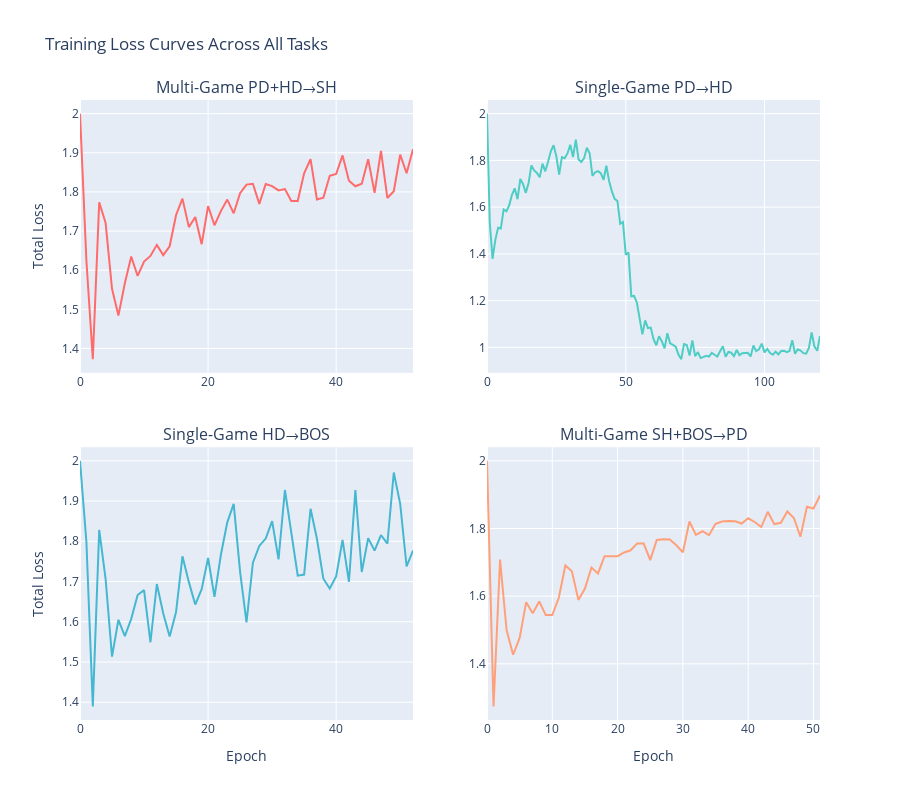

Here is the notebook cell this chart was saved with:
### Markdown cell above
## 2. Training Dynamics Analysis
### 2.1 Loss Components Over Time

### Code cell
# Identify loss columns
loss_cols = [col for col in all_training.columns if 'loss' in col.lower() and col != 'task_id']

print("Loss components found:")
for col in loss_cols:
    print(f"  - {col}")

# Plot loss curves for all tasks
if 'total_loss' in all_training.columns or 'loss' in all_training.columns:
    fig = make_subplots(
        rows=2, cols=2,
        subplot_titles=[config['name'] for config in TASK_CONFIGS.values()],
        vertical_spacing=0.12,
        horizontal_spacing=0.10
    )
    
    colors = {'task0': '#FF6B6B', 'task1': '#4ECDC4', 'task2': '#45B7D1', 'task3': '#FFA07A'}
    
    for idx, (task_id, config) in enumerate(TASK_CONFIGS.items()):
        row = idx // 2 + 1
        col = idx % 2 + 1
        
        task_data = all_training[all_training['task_id'] == task_id]
        
        # Try to find the total loss column
        loss_col = 'total_loss' if 'total_loss' in task_data.columns else 'loss' if 'loss' in task_data.columns else None
        
        if loss_col and not task_data[loss_col].isna().all():
            # Group by epoch and take mean
            if 'epoch' in task_data.columns:
                epoch_loss = task_data.groupby('epoch')[loss_col].mean().reset_index()
                x_col = 'epoch'
            else:
                epoch_loss = task_data.reset_index()
                x_col = 'index'
            
            fig.add_trace(
                go.Scatter(
                    x=epoch_loss[x_col],
                    y=epoch_loss[loss_col],
                    mode='lines',
                    name=task_id,
                    line=dict(color=colors[task_id], width=2),
                    showlegend=False
                ),
                row=row, col=col
            )
    
    fig.update_xaxes(title_text="Epoch", row=2, col=1)
    fig.update_xaxes(title_text="Epoch", row=2, col=2)
    fig.update_yaxes(title_text="Total Loss", row=1, col=1)
    fig.update_yaxes(title_text="Total Loss", row=2, col=1)
    
    fig.update_layout(
        title_text="Training Loss Curves Across All Tasks",
        height=800,
        showlegend=False
    )
    
    fig.show()
else:
    print("⚠️  No loss columns found in training data")

### Figure 1 — Plotly figure (JSON) as saved in the notebook; plotly's stock layout.template omitted (floating-point values rounded to 4 significant figures)
{"data": [{"line": {"color": "#FF6B6B", "width": 2}, "mode": "lines", "name": "task0", "showlegend": false, "type": "scatter", "x": [0, 1, 2, 3, 4, 5, 6, 7, 8, 9, 10, 11, 12, 13, 14, 15, 16, 17, 18, 19, 20, 21, 22, 23, 24, 25, 26, 27, 28, 29, 30, 31, 32, 33, 34, 35, 36, 37, 38, 39, 40, 41, 42, 43, 44, 45, 46, 47, 48, 49, 50, 51, 52], "xaxis": "x", "y": [2.0, 1.625, 1.373, 1.774, 1.72, 1.552, 1.484, 1.567, 1.635, 1.585, 1.622, 1.636, 1.665, 1.638, 1.661, 1.741, 1.783, 1.71, 1.736, 1.666, 1.764, 1.715, 1.751, 1.78, 1.745, 1.797, 1.819, 1.821, 1.769, 1.82, 1.815, 1.804, 1.807, 1.777, 1.777, 1.848, 1.884, 1.781, 1.785, 1.841, 1.846, 1.893, 1.829, 1.815, 1.821, 1.883, 1.797, 1.905, 1.784, 1.802, 1.895, 1.848, 1.909], "yaxis": "y"}, {"line": {"color": "#4ECDC4", "width": 2}, "mode": "lines", "name": "task1", "showlegend": false, "type": "scatter", "x": [0, 1, 2, 3, 4, 5, 6, 7, 8, 9, 10, 11, 12, 13, 14, 15, 16, 17, 18, 19, 20, 21, 22, 23, 24, 25, 26, 27, 28, 29, 30, 31, 32, 33, 34, 35, 36, 37, 38, 39, 40, 41, 42, 43, 44, 45, 46, 47, 48, 49, 50, 51, 52, 53, 54, 55, 56, 57, 58, 59, 60, 61, 62, 63, 64, 65, 66, 67, 68, 69, 70, 71, 72, 73, 74, 75, 76, 77, 78, 79, 80, 81, 82, 83, 84, 85, 86, 87, 88, 89, 90, 91, 92, 93, 94, 95, 96, 97, 98, 99, 100, 101, 102, 103, 104, 105, 106, 107, 108, 109, 110, 111, 112, 113, 114, 115, 116, 117, 118, 119, 120], "xaxis": "x2", "y": [2.0, 1.533, 1.378, 1.46, 1.512, 1.509, 1.59, 1.582, 1.608, 1.653, 1.681, 1.634, 1.72, 1.698, 1.661, 1.704, 1.778, 1.757, 1.746, 1.727, 1.786, 1.753, 1.794, 1.839, 1.865, 1.817, 1.739, 1.814, 1.809, 1.83, 1.867, 1.814, 1.889, 1.804, 1.793, 1.81, 1.854, 1.83, 1.734, 1.749, 1.754, 1.745, 1.716, 1.777, 1.712, 1.667, 1.636, 1.627, 1.529, 1.537, 1.396, 1.405, 1.218, 1.22, 1.192, 1.129, 1.056, 1.115, 1.083, 1.085, 1.036, 1.009, 1.048, 1.026, 0.9956, 1.06, 1.017, 1.011, 1.003, 0.9693, 0.9495, 1.014, 1.01, 0.965, 1.03, 0.9624, 0.9795, 0.9542, 0.9576, 0.9637, 0.9602, 0.9766, 0.9683, 0.9608, 0.9835, 1.005, 0.9597, 0.98, 0.9769, 0.9625, 0.9887, 0.9665, 0.9751, 0.9752, 0.9764, 0.9608, 1.008, 0.9841, 0.9918, 1.016, 0.9783, 0.9932, 0.9755, 0.9689, 0.9819, 0.9699, 0.9849, 0.9856, 0.979, 0.9839, 1.03, 0.9727, 0.9918, 0.986, 0.9751, 0.9732, 0.9979, 1.063, 1.003, 0.9857, 1.049], "yaxis": "y2"}, {"line": {"color": "#45B7D1", "width": 2}, "mode": "lines", "name": "task2", "showlegend": false, "type": "scatter", "x": [0, 1, 2, 3, 4, 5, 6, 7, 8, 9, 10, 11, 12, 13, 14, 15, 16, 17, 18, 19, 20, 21, 22, 23, 24, 25, 26, 27, 28, 29, 30, 31, 32, 33, 34, 35, 36, 37, 38, 39, 40, 41, 42, 43, 44, 45, 46, 47, 48, 49, 50, 51, 52], "xaxis": "x3", "y": [2.0, 1.798, 1.39, 1.828, 1.706, 1.513, 1.605, 1.564, 1.607, 1.666, 1.679, 1.549, 1.694, 1.62, 1.563, 1.624, 1.763, 1.698, 1.643, 1.681, 1.758, 1.662, 1.766, 1.847, 1.893, 1.724, 1.598, 1.747, 1.788, 1.807, 1.85, 1.755, 1.927, 1.819, 1.715, 1.717, 1.881, 1.806, 1.707, 1.683, 1.713, 1.804, 1.699, 1.927, 1.724, 1.808, 1.777, 1.816, 1.794, 1.971, 1.893, 1.737, 1.777], "yaxis": "y3"}, {"line": {"color": "#FFA07A", "width": 2}, "mode": "lines", "name": "task3", "showlegend": false, "type": "scatter", "x": [0, 1, 2, 3, 4, 5, 6, 7, 8, 9, 10, 11, 12, 13, 14, 15, 16, 17, 18, 19, 20, 21, 22, 23, 24, 25, 26, 27, 28, 29, 30, 31, 32, 33, 34, 35, 36, 37, 38, 39, 40, 41, 42, 43, 44, 45, 46, 47, 48, 49, 50, 51], "xaxis": "x4", "y": [2.0, 1.274, 1.708, 1.5, 1.427, 1.477, 1.582, 1.55, 1.584, 1.544, 1.544, 1.595, 1.691, 1.674, 1.589, 1.623, 1.685, 1.667, 1.718, 1.719, 1.718, 1.729, 1.736, 1.756, 1.755, 1.706, 1.766, 1.768, 1.768, 1.75, 1.729, 1.821, 1.781, 1.792, 1.78, 1.814, 1.821, 1.822, 1.821, 1.815, 1.83, 1.819, 1.804, 1.849, 1.813, 1.817, 1.85, 1.831, 1.776, 1.864, 1.859, 1.897], "yaxis": "y4"}], "layout": {"annotations": [{"font": {"size": 16}, "showarrow": false, "text": "Multi-Game PD+HD→SH", "x": 0.225, "xanchor": "center", "xref": "paper", "y": 1, "yanchor": "bottom", "yref": "paper"}, {"font": {"size": 16}, "showarrow": false, "text": "Single-Game PD→HD", "x": 0.775, "xanchor": "center", "xref": "paper", "y": 1, "yanchor": "bottom", "yref": "paper"}, {"font": {"size": 16}, "showarrow": false, "text": "Single-Game HD→BOS", "x": 0.225, "xanchor": "center", "xref": "paper", "y": 0.44, "yanchor": "bottom", "yref": "paper"}, {"font": {"size": 16}, "showarrow": false, "text": "Multi-Game SH+BOS→PD", "x": 0.775, "xanchor": "center", "xref": "paper", "y": 0.44, "yanchor": "bottom", "yref": "paper"}], "height": 800, "showlegend": false, "title": {"text": "Training Loss Curves Across All Tasks"}, "xaxis": {"anchor": "y", "domain": [0, 0.45]}, "xaxis2": {"anchor": "y2", "domain": [0.55, 1]}, "xaxis3": {"anchor": "y3", "domain": [0, 0.45], "title": {"text": "Epoch"}}, "xaxis4": {"anchor": "y4", "domain": [0.55, 1], "title": {"text": "Epoch"}}, "yaxis": {"anchor": "x", "domain": [0.56, 1], "title": {"text": "Total Loss"}}, "yaxis2": {"anchor": "x2", "domain": [0.56, 1]}, "yaxis3": {"anchor": "x3", "domain": [0, 0.44], "title": {"text": "Total Loss"}}, "yaxis4": {"anchor": "x4", "domain": [0, 0.44]}}}
